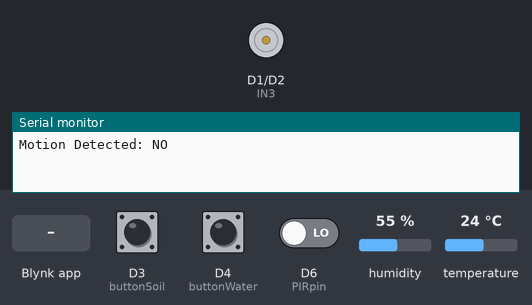
Bench run of a sketch on a simulated ESP8266 (NodeMCU). On the bench: motor-driver pin pairs drawn as motors (green arrow = first pin HIGH = forward, orange = second pin HIGH = backward, longer = more drive, scaled by the enable pin), the last lines printed to the serial monitor. The inputs (shaded band) are chosen by the test bench; at power-on: D3 (buttonSoil) HIGH, D4 (buttonWater) HIGH, D6 (PIRpin) LOW, humidity 55 %, temperature 24 °C. WiFi joins after 1.5 s; servers stay silent unless stated.

Above: at 3.0 s.
3.1 s: Blynk app writes 1 to V1
At 4.3 s:
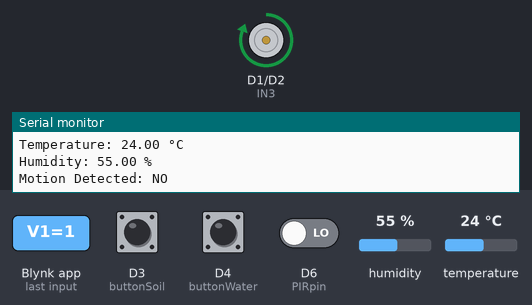
4.6 s: Blynk app writes 0 to V1
At 5.5 s:
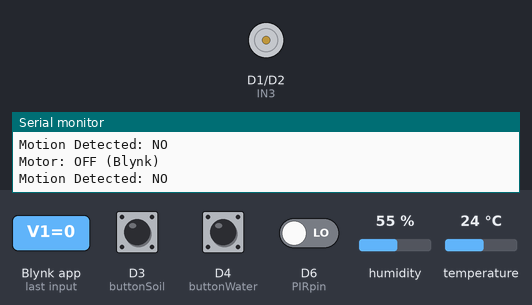
14.3 s: Blynk app writes 200 to V1
At 15.2 s:
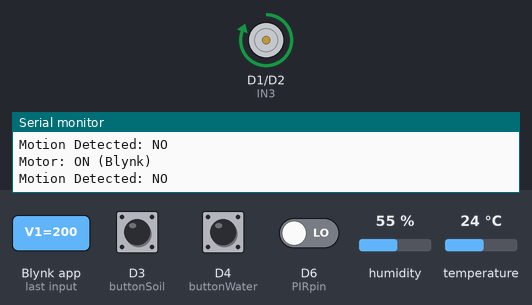
Timing chart, 0 to 16.8 s (numbered marks = the images above; inputs shaded):
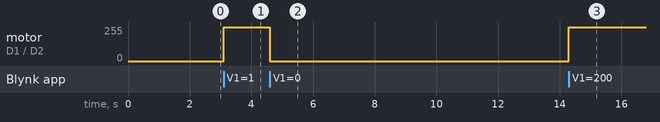

Measured:
- after the input at 3.1 s, motor on D1 (IN3) / D2 (IN4): stopped → forward 255/255 at once
- after the input at 4.6 s, motor on D1 (IN3) / D2 (IN4): forward 255/255 → stopped at once
- after the input at 14.3 s, motor on D1 (IN3) / D2 (IN4): stopped → forward 255/255 at once

The sketch:

Smart-Garden-Irrigation-ESP8266.ino
```cpp
#define BLYNK_TEMPLATE_ID "TMPL65-LkwAY_"
#define BLYNK_TEMPLATE_NAME "Garden IOT"
#define BLYNK_AUTH_TOKEN "YnL5dFThizGLu5ZZiIsAymgPTDxg9Pdf"

#define BLYNK_PRINT Serial
#include <ESP8266WiFi.h>
#include <BlynkSimpleEsp8266.h>
#include <DHT.h>

char auth[] = BLYNK_AUTH_TOKEN;
//Your internet SSID
char ssid[] = "";
//Your internet password
char pass[] = "";

BlynkTimer timer;

// === PINS ===
#define soilPin A0
#define waterLevelPin A0  // sharing with soilPin (only one analog pin)
#define DHTPIN D5
#define PIRpin D6

#define buttonSoil D3   // Soil moisture button
#define buttonWater D4  // Water level button

// Motor B control pins (L298N or similar)
#define ENB D7
#define IN3 D1
#define IN4 D2

// === DHT CONFIG ===
#define DHTTYPE DHT11
DHT dht(DHTPIN, DHTTYPE);

// === GLOBALS ===
bool MotorState = 0;

void setup() {
  Serial.begin(9600);

  // Motor driver pins
  pinMode(ENB, OUTPUT);
  pinMode(IN3, OUTPUT);
  pinMode(IN4, OUTPUT);
  digitalWrite(ENB, LOW); // motor off initially

  // PIR sensor
  pinMode(PIRpin, INPUT);

  // Button inputs
  pinMode(buttonSoil, INPUT_PULLUP);   // active LOW
  pinMode(buttonWater, INPUT_PULLUP);  // active LOW

  // Start sensors
  dht.begin();

  // Connect to Blynk
  Blynk.begin(auth, ssid, pass, "blynk.cloud", 80);

  // Sensor polling
  timer.setInterval(1000L, handleAnalogSensor); // Read soil or water based on button press
  timer.setInterval(2000L, readDHT);
  timer.setInterval(1000L, readMotion);
}

// === Motor ON/OFF control ===
BLYNK_WRITE(V1) {
  MotorState = param.asInt();
  if (MotorState == 1) {
    digitalWrite(IN3, HIGH);
    digitalWrite(IN4, LOW);
    analogWrite(ENB, 255); // Full speed
    Serial.println("Motor: ON (Blynk)");
  } else {
    analogWrite(ENB, 0); // Stop motor
    Serial.println("Motor: OFF (Blynk)");
  }
}

// === Button-based Analog Sensor Selection (Soil or Water Level) ===
void handleAnalogSensor() {
  if (digitalRead(buttonSoil) == LOW) {
    int value = analogRead(soilPin);
    int moisture = map(value, 0, 1024, 100, 0); // Inverted
    Serial.print("Soil Moisture: ");
    Serial.print(moisture);
    Serial.println(" %");
    Blynk.virtualWrite(V0, moisture);
  }

  if (digitalRead(buttonWater) == LOW) {
    int value = analogRead(waterLevelPin);
    int level = map(value, 0, 1024, 0, 100);
    Serial.print("Water Level: ");
    Serial.print(level);
    Serial.println(" %");
    Blynk.virtualWrite(V2, level);
  }
}

// === DHT Sensor ===
void readDHT() {
  float h = dht.readHumidity();
  float t = dht.readTemperature();

  if (isnan(h) || isnan(t)) {
    Serial.println("DHT Read failed!");
    return;
  }

  Serial.print("Temperature: ");
  Serial.print(t);
  Serial.println(" °C");

  Serial.print("Humidity: ");
  Serial.print(h);
  Serial.println(" %");

  Blynk.virtualWrite(V3, t);
  Blynk.virtualWrite(V4, h);
}

// === PIR Sensor ===
void readMotion() {
  int motion = digitalRead(PIRpin);
  Serial.print("Motion Detected: ");
  Serial.println(motion == HIGH ? "YES" : "NO");

  Blynk.virtualWrite(V5, motion);
}

void loop() {
  Blynk.run();
  timer.run();
}
```
